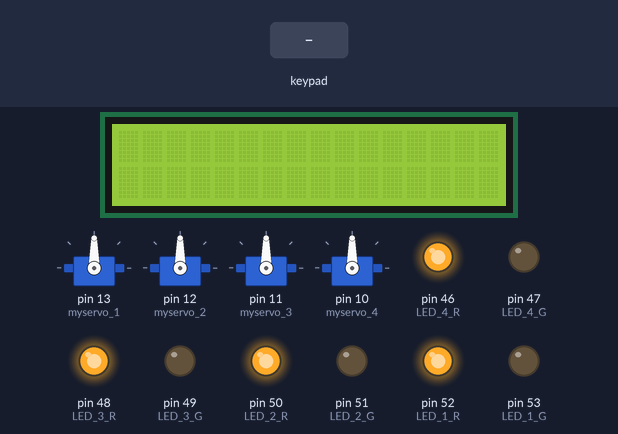
Simulated run of this sketch. Board: Arduino Mega 2560, built with avr-gcc and run on an emulated ATmega2560. On the bench: 16×2 character LCD, 4 × servo, output pins drawn as LEDs (lit = HIGH). Inputs (shaded band) come from the test bench.

Above: at 1.2 s.
1.3 s: keypad keys 1 2 3 4 5 6 7 # pressed 0.4 s apart
At 6.2 s:
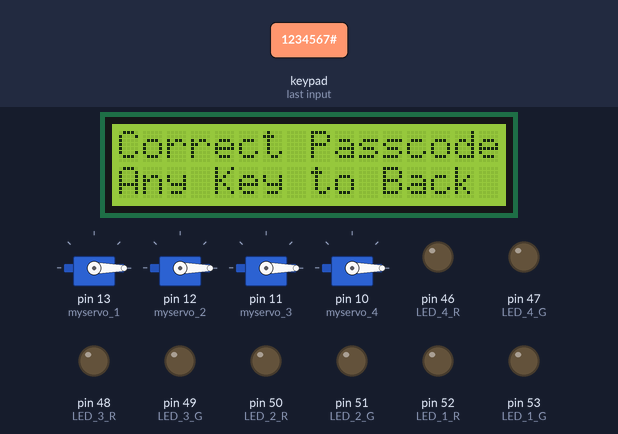
7.1 s: keypad keys 2 5 2 6 2 7 2 8 # pressed 0.4 s apart
At 11.0 s:
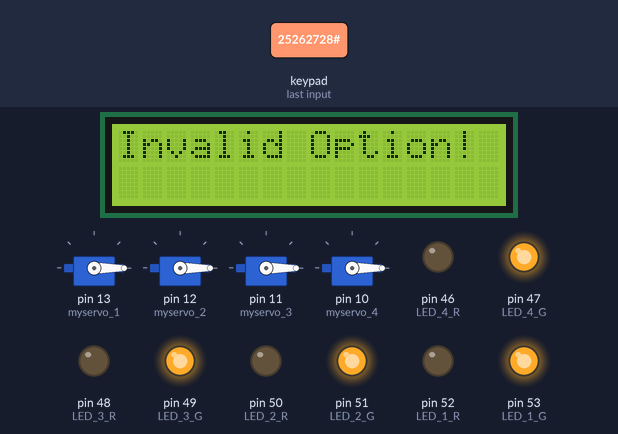
12.2 s: key '2' pressed
At 13.4 s:
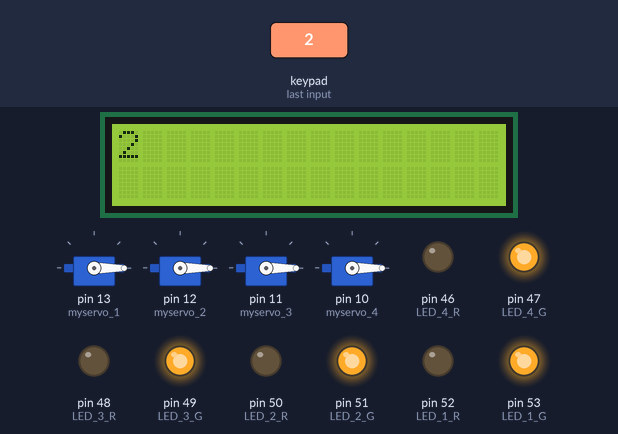
13.7 s: key '1' pressed
At 14.5 s:
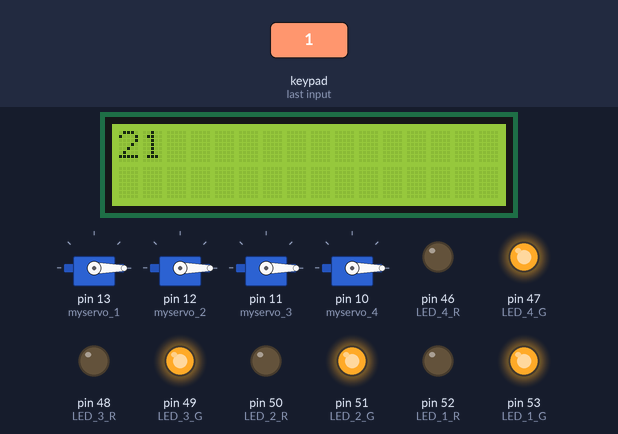
15.2 s: key '#' pressed
At 16.1 s:
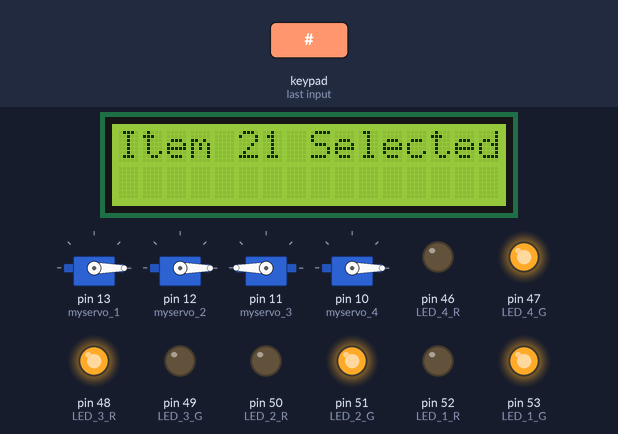
18.2 s: keypad keys 1 3 9 7 2 2 2 # pressed 0.4 s apart
At 21.5 s:
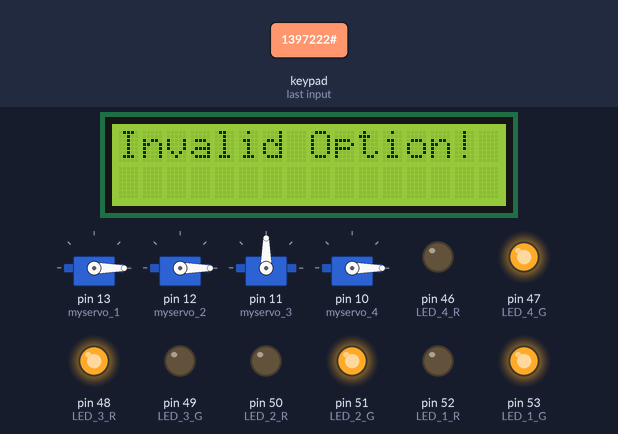
Timing chart, 0 to 23.0 s (numbered marks = the images above; inputs shaded):
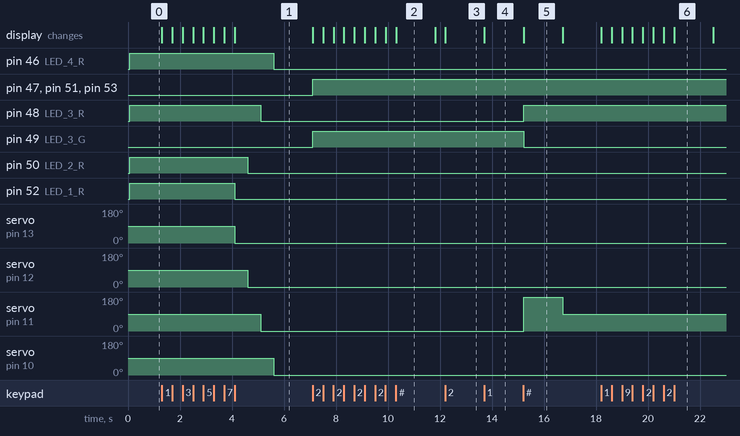

Measured:
- after the input at 1.3 s, pin 46 (LED_4_R): HIGH → LOW after 4.3 s; pin 48 (LED_3_R): HIGH → LOW after 3.8 s; pin 50 (LED_2_R): HIGH → LOW after 3.3 s; pin 52 (LED_1_R): HIGH → LOW after 2.8 s; servo on pin 13 (myservo_1): 90° → 0° after 2.8 s; the display: first changes at once (image 1 shows a later state)
- after the input at 7.1 s, pin 47 (LED_4_G), pin 49 (LED_3_G), pin 51 (LED_2_G), pin 53 (LED_1_G): LOW → HIGH at once; the display: first changes at once (image 2 shows a later state)
- after the input at 12.2 s, the display: changes at once (image 3)
- after the input at 13.7 s, the display: changes at once (image 4)
- after the input at 15.2 s, pin 48 (LED_3_R): LOW → HIGH at once; pin 49 (LED_3_G): HIGH → LOW at once; servo on pin 11 (myservo_3): 0° → 180° at once, → 90° 1.5 s later; the display: changes at once (image 5)
- after the input at 18.2 s, the display: first changes at once (image 6 shows a later state)
- what the display in image 2 shows lasts 1.5 s, from 10.3 s to 11.8 s

The sketch:

Lab6_Jacob.ino
```cpp
// Jacob Setup
String PASSCODE = "1234567";
String inputCode = "";


// LCD Setup
#include <LiquidCrystal.h>

#define RS_PIN 7
#define EN_PIN 6
#define D4_PIN 5
#define D5_PIN 4
#define D6_PIN 3
#define D7_PIN 2

LiquidCrystal lcd(RS_PIN, EN_PIN, D4_PIN, D5_PIN, D6_PIN, D7_PIN);


// Keypad Setup
#include <Keypad.h>

const byte ROWS = 4;
const byte COLS = 3;

char keys[ROWS][COLS] = {
  {'1', '2', '3'},
  {'4', '5', '6'},
  {'7', '8', '9'},
  {'*', '0', '#'}
};

byte rowPins[ROWS] = {25, 26, 27, 28};
byte colPins[COLS] {22, 23, 24};

Keypad keypad = Keypad( makeKeymap(keys), rowPins, colPins, ROWS, COLS);


// Servo & LEDs Setup
#include <Servo.h>

Servo myservo_1;  // create servo object to control a servo
int pos_1 = 0;    // variable to store the servo position
const byte LED_1_R = 52;
const byte LED_1_G = 53;
bool item1_isFull;


Servo myservo_2;  // create servo object to control a servo
int pos_2 = 0;    // variable to store the servo position
const byte LED_2_R = 50;
const byte LED_2_G = 51;
bool item2_isFull;


Servo myservo_3;  // create servo object to control a servo
int pos_3 = 0;    // variable to store the servo position
const byte LED_3_R = 48;
const byte LED_3_G = 49;
bool item3_isFull;


Servo myservo_4;  // create servo object to control a servo
int pos_4 = 0;    // variable to store the servo position
const byte LED_4_R = 46;
const byte LED_4_G = 47;
bool item4_isFull;


void setup() {
  // put your setup code here, to run once:

  // LCD Start
  lcd.begin(16, 2);
  lcd.clear();

  lcd.setCursor(0, 0);

  // Servo attachment & LED setup
  myservo_1.attach(13, 1000, 2000);  // attaches the servo on pin 9 to the servo object
  pinMode(LED_1_R, OUTPUT);
  pinMode(LED_1_G, OUTPUT);
  digitalWrite(LED_1_R, HIGH);
  digitalWrite(LED_1_G, LOW);
  item1_isFull = false;

  myservo_2.attach(12, 1000, 2000);  // attaches the servo on pin 9 to the servo object
  pinMode(LED_2_R, OUTPUT);
  pinMode(LED_2_G, OUTPUT);
  digitalWrite(LED_2_R, HIGH);
  digitalWrite(LED_2_G, LOW);
  item2_isFull = false;

  myservo_3.attach(11, 1000, 2000);  // attaches the servo on pin 9 to the servo object
  pinMode(LED_3_R, OUTPUT);
  pinMode(LED_3_G, OUTPUT);
  digitalWrite(LED_3_R, HIGH);
  digitalWrite(LED_3_G, LOW);
  item3_isFull = false;

  myservo_4.attach(10, 1000, 2000);  // attaches the servo on pin 9 to the servo object
  pinMode(LED_4_R, OUTPUT);
  pinMode(LED_4_G, OUTPUT);
  digitalWrite(LED_4_R, HIGH);
  digitalWrite(LED_4_G, LOW);
  item4_isFull = false;
}

void loop() {
  // put your main code here, to run repeatedly:
  char key = keypad.waitForKey();

  if (key == '#'){
    if (inputCode == PASSCODE){
      lcd.setCursor(0, 0);
      lcd.clear();
      lcd.print("Correct Passcode!");
      lcd.setCursor(0, 1);
      lcd.print("Any Key to Back");
      lcd.setCursor(0, 0);

      digitalWrite(LED_1_R, LOW);
      digitalWrite(LED_1_G, LOW);
      myservo_1.write(0);
      delay(500);
      item1_isFull = true;

      digitalWrite(LED_2_R, LOW);
      digitalWrite(LED_2_G, LOW);
      myservo_2.write(0);
      delay(500);
      item2_isFull = true;

      digitalWrite(LED_3_R, LOW);
      digitalWrite(LED_3_G, LOW);
      myservo_3.write(0);
      delay(500);
      item3_isFull = true;


      digitalWrite(LED_4_R, LOW);
      digitalWrite(LED_4_G, LOW);
      myservo_4.write(0);
      delay(500);
      item4_isFull = true;


      key = keypad.waitForKey();

      digitalWrite(LED_1_R, LOW);
      digitalWrite(LED_1_G, HIGH);

      digitalWrite(LED_2_R, LOW);
      digitalWrite(LED_2_G, HIGH);

      digitalWrite(LED_3_R, LOW);
      digitalWrite(LED_3_G, HIGH);

      digitalWrite(LED_4_R, LOW);
      digitalWrite(LED_4_G, HIGH);
    }

    else if (inputCode == "11"){
      lcd.clear();
      lcd.setCursor(0, 0);
      lcd.print("Item 11 Selected");

      digitalWrite(LED_1_R, HIGH);
      digitalWrite(LED_1_G, LOW);

      myservo_1.write(180);
      delay(1500);
      myservo_1.write(90);

      item1_isFull = false;
    }
    else if (inputCode == "12"){
      lcd.clear();
      lcd.setCursor(0, 0);
      lcd.print("Item 12 Selected");

      digitalWrite(LED_2_R, HIGH);
      digitalWrite(LED_2_G, LOW);

      myservo_2.write(180);
      delay(1500);
      myservo_2.write(90);

      item2_isFull = false;
    }
    else if (inputCode == "21"){
      lcd.clear();
      lcd.setCursor(0, 0);
      lcd.print("Item 21 Selected");

      digitalWrite(LED_3_R, HIGH);
      digitalWrite(LED_3_G, LOW);

      myservo_3.write(180);
      delay(1500);
      myservo_3.write(90);

      item3_isFull = false;
    }
    else if (inputCode == "22"){
      lcd.clear();
      lcd.setCursor(0, 0);
      lcd.print("Item 22 Selected");

      digitalWrite(LED_4_R, HIGH);
      digitalWrite(LED_4_G, LOW);

      myservo_4.write(180);
      delay(1500);
      myservo_4.write(90);

      item4_isFull = false;
    }
    else{
      lcd.clear();
      lcd.setCursor(0, 0);
      lcd.print("Invalid Option!");
      delay(1500);
    }
      inputCode = "";
      lcd.setCursor(0, 0);
      lcd.clear();

  }
  else if (key == '*'){
    inputCode = "";
    lcd.clear();
  }
  else{
    inputCode += key;
    lcd.print(key);
  }

}
```
